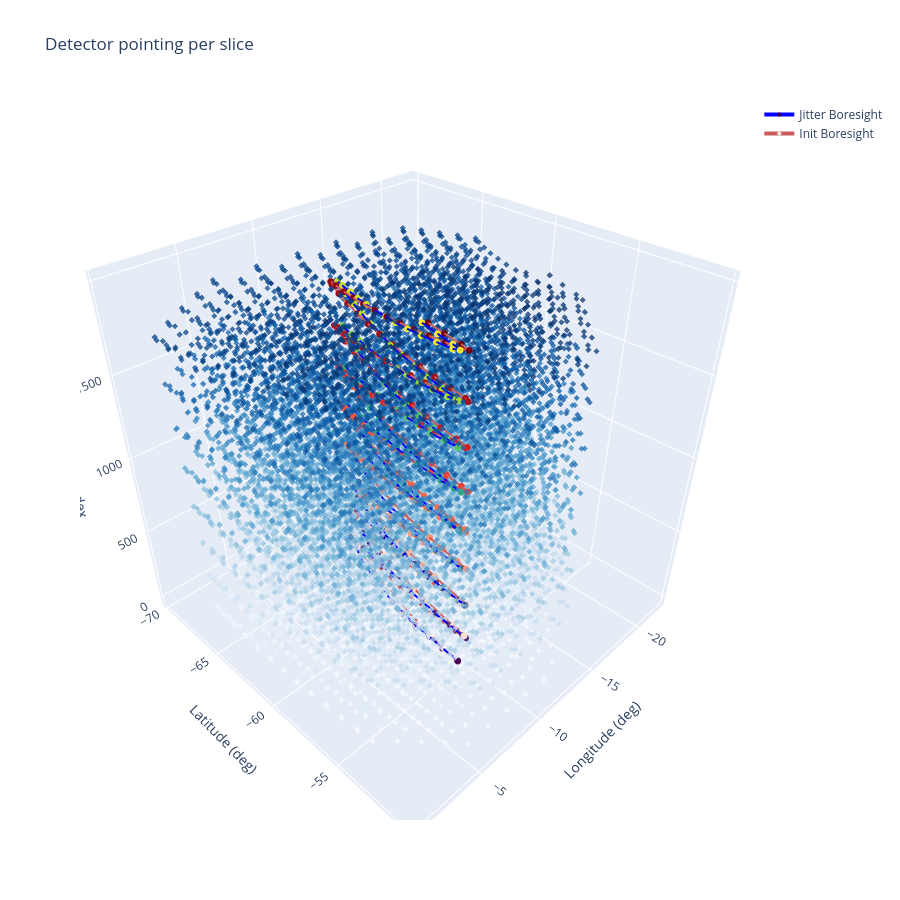

The code cell stored with this chart in its notebook:
### Code cell
fig = boresight_pointing_3dvis(jitter_boreradec, init_boreradec, n_slices=200, step_size=10, show_dets=True)
fig.show()
